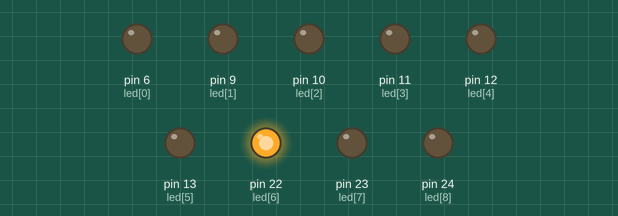
This sketch was run on a simulated Arduino Mega 2560, built with avr-gcc and run on an emulated ATmega2560. Shown: output pins drawn as LEDs (lit = HIGH).

Above: at 0.05 s.
At 4.95 s:
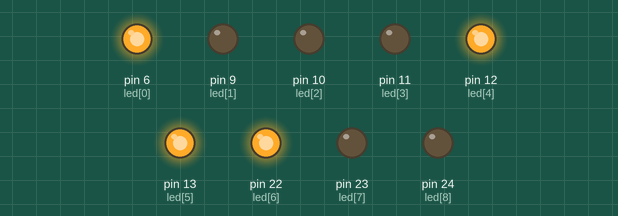
At 9.95 s:
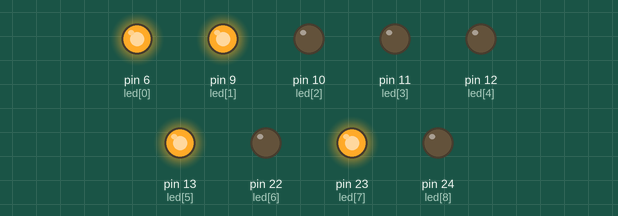
At 19.96 s:
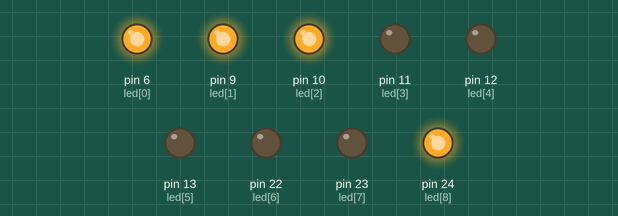
At 29.86 s:
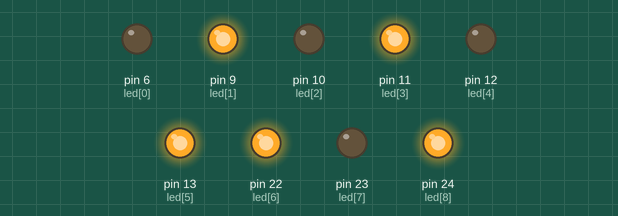
At 39.87 s:
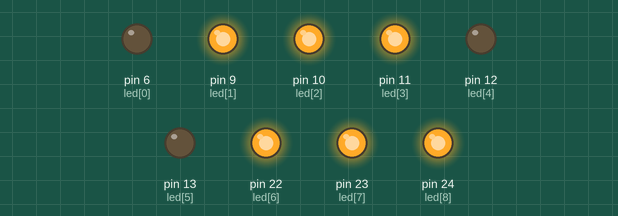
Timing chart, 0 to 40.0 s (numbered marks = the images above):
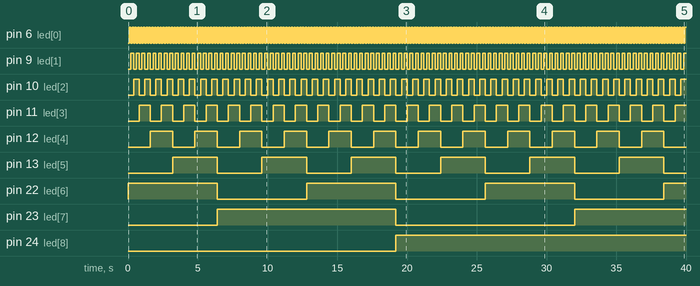

The sketch:

led_array.ino
```cpp
int led[] = {6, 9, 10, 11, 12, 13, 22, 23, 24};
unsigned short cnt;

void setup() {
  // initialize the digital pin as an output.
  pinMode(led[0], OUTPUT);    // LED1
  pinMode(led[1], OUTPUT);    // LED2
  pinMode(led[2], OUTPUT);    // LED3
  pinMode(led[3], OUTPUT);    // LED4
  pinMode(led[4], OUTPUT);    // LED5
  pinMode(led[5], OUTPUT);    // LED6
  pinMode(led[6], OUTPUT);    // RED LED COMMON
  pinMode(led[7], OUTPUT);    // GREEN LED COMMO
  pinMode(led[8], OUTPUT);    // BLUE LED COMMON

  cnt = 64;
}

void loop() {
  unsigned short tmp;
  tmp = cnt;
  for(int i=0;i<9;i++)
  {
      if(tmp & 0x0001 == 0x0001)
      {
        digitalWrite(led[i], HIGH);
      }
      else
      {
        digitalWrite(led[i], LOW);
      }
      tmp >>= 1;
  }

  cnt++;
  cnt %= 512;
  if(cnt == 0)
  {
    cnt = 64;
  }

  delay(100);  // wait for 100ms
}
```

Measured:
- by itself, pin 6 (led[0]): alternates HIGH for 0.10 s and LOW for 0.10 s
- by itself, pin 9 (led[1]): alternates HIGH for 0.20 s and LOW for 0.20 s
- by itself, pin 10 (led[2]): alternates HIGH for 0.40 s and LOW for 0.40 s
- by itself, pin 11 (led[3]): alternates HIGH for 0.80 s and LOW for 0.80 s
- by itself, pin 12 (led[4]): alternates HIGH for 1.6 s and LOW for 1.6 s
- by itself, pin 13 (led[5]): alternates HIGH for 3.2 s and LOW for 3.2 s
- by itself, pin 22 (led[6]): alternates HIGH for 6.4 s and LOW for 6.4 s
- by itself, pin 23 (led[7]): LOW → HIGH at 6.4 s, → LOW 12.8 s later, → HIGH 12.8 s later
